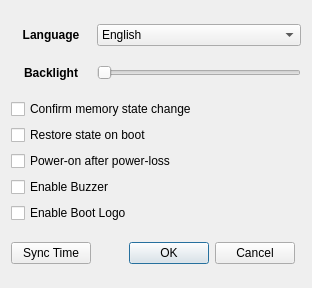
<?xml version="1.0" encoding="UTF-8"?>
<ui version="4.0">
 <class>Settings</class>
 <widget class="QDialog" name="Settings">
  <property name="geometry">
   <rect>
    <x>0</x>
    <y>0</y>
    <width>312</width>
    <height>288</height>
   </rect>
  </property>
  <property name="windowTitle">
   <string>General</string>
  </property>
  <property name="windowIcon">
   <iconset theme="riden">
    <normaloff>.</normaloff>.</iconset>
  </property>
  <layout class="QGridLayout" name="gridLayout">
   <item row="1" column="2" colspan="2">
    <widget class="QSlider" name="Backlight_Slider">
     <property name="maximum">
      <number>5</number>
     </property>
     <property name="orientation">
      <enum>Qt::Horizontal</enum>
     </property>
    </widget>
   </item>
   <item row="0" column="2" colspan="2">
    <widget class="QComboBox" name="Language_ComboBox">
     <item>
      <property name="text">
       <string>English</string>
      </property>
     </item>
     <item>
      <property name="text">
       <string>Chinese</string>
      </property>
     </item>
     <item>
      <property name="text">
       <string>Deutsch</string>
      </property>
     </item>
     <item>
      <property name="text">
       <string>Français</string>
      </property>
     </item>
    </widget>
   </item>
   <item row="1" column="1">
    <widget class="QLabel" name="Backlight_Label">
     <property name="font">
      <font>
       <weight>75</weight>
       <bold>true</bold>
      </font>
     </property>
     <property name="text">
      <string>Backlight</string>
     </property>
     <property name="alignment">
      <set>Qt::AlignCenter</set>
     </property>
    </widget>
   </item>
   <item row="0" column="1">
    <widget class="QLabel" name="Language_Label">
     <property name="font">
      <font>
       <weight>75</weight>
       <bold>true</bold>
      </font>
     </property>
     <property name="text">
      <string>Language</string>
     </property>
     <property name="alignment">
      <set>Qt::AlignCenter</set>
     </property>
    </widget>
   </item>
   <item row="2" column="1" colspan="3">
    <layout class="QGridLayout" name="gridLayout_2">
     <item row="1" column="0">
      <widget class="QCheckBox" name="Confirm_Box">
       <property name="text">
        <string>Confirm memory state change</string>
       </property>
      </widget>
     </item>
     <item row="5" column="0">
      <widget class="QCheckBox" name="Logo_Box">
       <property name="text">
        <string>Enable Boot Logo</string>
       </property>
      </widget>
     </item>
     <item row="2" column="0">
      <widget class="QCheckBox" name="Restore_Box">
       <property name="text">
        <string>Restore state on boot</string>
       </property>
      </widget>
     </item>
     <item row="3" column="0">
      <widget class="QCheckBox" name="Power_Box">
       <property name="text">
        <string>Power-on after power-loss</string>
       </property>
      </widget>
     </item>
     <item row="4" column="0">
      <widget class="QCheckBox" name="Buzzer_Box">
       <property name="text">
        <string>Enable Buzzer</string>
       </property>
      </widget>
     </item>
    </layout>
   </item>
   <item row="6" column="1">
    <widget class="QPushButton" name="Time_Button">
     <property name="text">
      <string>Sync Time</string>
     </property>
    </widget>
   </item>
   <item row="6" column="2">
    <widget class="QDialogButtonBox" name="Buttons">
     <property name="orientation">
      <enum>Qt::Horizontal</enum>
     </property>
     <property name="standardButtons">
      <set>QDialogButtonBox::Cancel|QDialogButtonBox::Ok</set>
     </property>
    </widget>
   </item>
  </layout>
 </widget>
 <resources/>
 <connections>
  <connection>
   <sender>Buttons</sender>
   <signal>accepted()</signal>
   <receiver>Settings</receiver>
   <slot>accept()</slot>
   <hints>
    <hint type="sourcelabel">
     <x>248</x>
     <y>254</y>
    </hint>
    <hint type="destinationlabel">
     <x>157</x>
     <y>274</y>
    </hint>
   </hints>
  </connection>
  <connection>
   <sender>Buttons</sender>
   <signal>rejected()</signal>
   <receiver>Settings</receiver>
   <slot>reject()</slot>
   <hints>
    <hint type="sourcelabel">
     <x>316</x>
     <y>260</y>
    </hint>
    <hint type="destinationlabel">
     <x>286</x>
     <y>274</y>
    </hint>
   </hints>
  </connection>
 </connections>
</ui>
